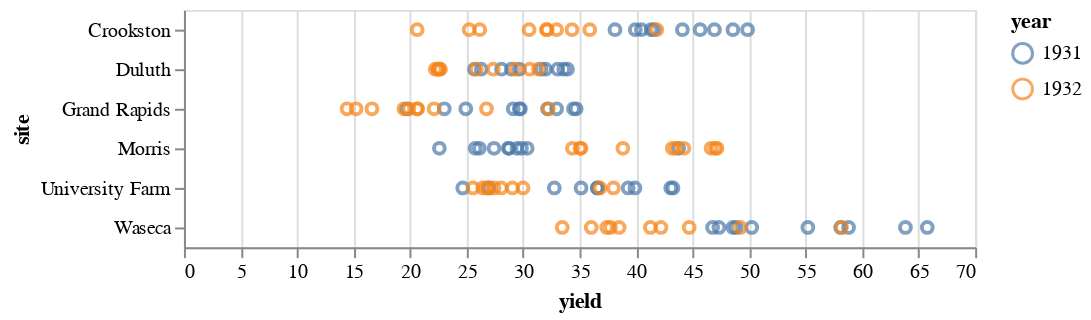

Write notebook code for a chart like this one.
### Markdown cell above
## barley.json

The Becker’s Barley Trellis charts identify an anomoly in a widely used agriculatural dataset, which is called “The Morris Mistake”. It shows that "Morris" is the only site that is the reverse of other panels. It is usually displayed split into the sites, however I will aggregate the sites.

### Code cell
source = vega_datasets.barley()

alt.Chart(source).mark_point().encode(
    x = "yield",
    y = "site",
    color = "year:N"
)

### Figure 1 — Vega-Lite specification as saved in the notebook (floating-point values rounded to 4 significant figures)
{"config": {"view": {"continuousWidth": 400, "continuousHeight": 300}}, "data": {"name": "data-093ece8c35bb2d41094cfb6138ec810b"}, "mark": "point", "encoding": {"color": {"field": "year", "type": "nominal"}, "x": {"field": "yield", "type": "quantitative"}, "y": {"field": "site", "type": "nominal"}}, "$schema": "https://vega.github.io/schema/vega-lite/v4.17.0.json", "datasets": {"data-093ece8c35bb2d41094cfb6138ec810b": [{"yield": 27.0, "variety": "Manchuria", "year": 1931, "site": "University Farm"}, {"yield": 48.87, "variety": "Manchuria", "year": 1931, "site": "Waseca"}, {"yield": 27.43, "variety": "Manchuria", "year": 1931, "site": "Morris"}, {"yield": 39.93, "variety": "Manchuria", "year": 1931, "site": "Crookston"}, {"yield": 32.97, "variety": "Manchuria", "year": 1931, "site": "Grand Rapids"}, {"yield": 28.97, "variety": "Manchuria", "year": 1931, "site": "Duluth"}, {"yield": 43.07, "variety": "Glabron", "year": 1931, "site": "University Farm"}, {"yield": 55.2, "variety": "Glabron", "year": 1931, "site": "Waseca"}, {"yield": 28.77, "variety": "Glabron", "year": 1931, "site": "Morris"}, {"yield": 38.13, "variety": "Glabron", "year": 1931, "site": "Crookston"}, {"yield": 29.13, "variety": "Glabron", "year": 1931, "site": "Grand Rapids"}, {"yield": 29.67, "variety": "Glabron", "year": 1931, "site": "Duluth"}, {"yield": 35.13, "variety": "Svansota", "year": 1931, "site": "University Farm"}, {"yield": 47.33, "variety": "Svansota", "year": 1931, "site": "Waseca"}, {"yield": 25.77, "variety": "Svansota", "year": 1931, "site": "Morris"}, {"yield": 40.47, "variety": "Svansota", "year": 1931, "site": "Crookston"}, {"yield": 29.67, "variety": "Svansota", "year": 1931, "site": "Grand Rapids"}, {"yield": 25.7, "variety": "Svansota", "year": 1931, "site": "Duluth"}, {"yield": 39.9, "variety": "Velvet", "year": 1931, "site": "University Farm"}, {"yield": 50.23, "variety": "Velvet", "year": 1931, "site": "Waseca"}, {"yield": 26.13, "variety": "Velvet", "year": 1931, "site": "Morris"}, {"yield": 41.33, "variety": "Velvet", "year": 1931, "site": "Crookston"}, {"yield": 23.03, "variety": "Velvet", "year": 1931, "site": "Grand Rapids"}, {"yield": 26.3, "variety": "Velvet", "year": 1931, "site": "Duluth"}, {"yield": 36.57, "variety": "Trebi", "year": 1931, "site": "University Farm"}, {"yield": 63.83, "variety": "Trebi", "year": 1931, "site": "Waseca"}, {"yield": 43.77, "variety": "Trebi", "year": 1931, "site": "Morris"}, {"yield": 46.93, "variety": "Trebi", "year": 1931, "site": "Crookston"}, {"yield": 29.77, "variety": "Trebi", "year": 1931, "site": "Grand Rapids"}, {"yield": 33.93, "variety": "Trebi", "year": 1931, "site": "Duluth"}, {"yield": 43.27, "variety": "No. 457", "year": 1931, "site": "University Farm"}, {"yield": 58.1, "variety": "No. 457", "year": 1931, "site": "Waseca"}, {"yield": 28.7, "variety": "No. 457", "year": 1931, "site": "Morris"}, {"yield": 45.67, "variety": "No. 457", "year": 1931, "site": "Crookston"}, {"yield": 32.17, "variety": "No. 457", "year": 1931, "site": "Grand Rapids"}, {"yield": 33.6, "variety": "No. 457", "year": 1931, "site": "Duluth"}, {"yield": 36.6, "variety": "No. 462", "year": 1931, "site": "University Farm"}, {"yield": 65.77, "variety": "No. 462", "year": 1931, "site": "Waseca"}, {"yield": 30.37, "variety": "No. 462", "year": 1931, "site": "Morris"}, {"yield": 48.57, "variety": "No. 462", "year": 1931, "site": "Crookston"}, {"yield": 24.93, "variety": "No. 462", "year": 1931, "site": "Grand Rapids"}, {"yield": 28.1, "variety": "No. 462", "year": 1931, "site": "Duluth"}, {"yield": 32.77, "variety": "Peatland", "year": 1931, "site": "University Farm"}, {"yield": 48.57, "variety": "Peatland", "year": 1931, "site": "Waseca"}, {"yield": 29.87, "variety": "Peatland", "year": 1931, "site": "Morris"}, {"yield": 41.6, "variety": "Peatland", "year": 1931, "site": "Crookston"}, {"yield": 34.7, "variety": "Peatland", "year": 1931, "site": "Grand Rapids"}, {"yield": 32.0, "variety": "Peatland", "year": 1931, "site": "Duluth"}, {"yield": 24.67, "variety": "No. 475", "year": 1931, "site": "University Farm"}, {"yield": 46.77, "variety": "No. 475", "year": 1931, "site": "Waseca"}, {"yield": 22.6, "variety": "No. 475", "year": 1931, "site": "Morris"}, {"yield": 44.1, "variety": "No. 475", "year": 1931, "site": "Crookston"}, {"yield": 19.7, "variety": "No. 475", "year": 1931, "site": "Grand Rapids"}, {"yield": 33.07, "variety": "No. 475", "year": 1931, "site": "Duluth"}, {"yield": 39.3, "variety": "Wisconsin No. 38", "year": 1931, "site": "University Farm"}, {"yield": 58.8, "variety": "Wisconsin No. 38", "year": 1931, "site": "Waseca"}, {"yield": 29.47, "variety": "Wisconsin No. 38", "year": 1931, "site": "Morris"}, {"yield": 49.87, "variety": "Wisconsin No. 38", "year": 1931, "site": "Crookston"}, {"yield": 34.47, "variety": "Wisconsin No. 38", "year": 1931, "site": "Grand Rapids"}, {"yield": 31.6, "variety": "Wisconsin No. 38", "year": 1931, "site": "Duluth"}, {"yield": 26.9, "variety": "Manchuria", "year": 1932, "site": "University Farm"}, {"yield": 33.47, "variety": "Manchuria", "year": 1932, "site": "Waseca"}, {"yield": 34.37, "variety": "Manchuria", "year": 1932, "site": "Morris"}, {"yield": 32.97, "variety": "Manchuria", "year": 1932, "site": "Crookston"}, {"yield": 22.13, "variety": "Manchuria", "year": 1932, "site": "Grand Rapids"}, {"yield": 22.57, "variety": "Manchuria", "year": 1932, "site": "Duluth"}, {"yield": 36.8, "variety": "Glabron", "year": 1932, "site": "University Farm"}, {"yield": 37.73, "variety": "Glabron", "year": 1932, "site": "Waseca"}, {"yield": 35.13, "variety": "Glabron", "year": 1932, "site": "Morris"}, {"yield": 26.17, "variety": "Glabron", "year": 1932, "site": "Crookston"}, {"yield": 14.43, "variety": "Glabron", "year": 1932, "site": "Grand Rapids"}, {"yield": 25.87, "variety": "Glabron", "year": 1932, "site": "Duluth"}, {"yield": 27.43, "variety": "Svansota", "year": 1932, "site": "University Farm"}, {"yield": 38.5, "variety": "Svansota", "year": 1932, "site": "Waseca"}, {"yield": 35.03, "variety": "Svansota", "year": 1932, "site": "Morris"}, {"yield": 20.63, "variety": "Svansota", "year": 1932, "site": "Crookston"}, {"yield": 16.63, "variety": "Svansota", "year": 1932, "site": "Grand Rapids"}, {"yield": 22.23, "variety": "Svansota", "year": 1932, "site": "Duluth"}, {"yield": 26.8, "variety": "Velvet", "year": 1932, "site": "University Farm"}, {"yield": 37.4, "variety": "Velvet", "year": 1932, "site": "Waseca"}, {"yield": 38.83, "variety": "Velvet", "year": 1932, "site": "Morris"}, {"yield": 32.07, "variety": "Velvet", "year": 1932, "site": "Crookston"}, {"yield": 32.23, "variety": "Velvet", "year": 1932, "site": "Grand Rapids"}, {"yield": 22.47, "variety": "Velvet", "year": 1932, "site": "Duluth"}, {"yield": 29.07, "variety": "Trebi", "year": 1932, "site": "University Farm"}, {"yield": 49.23, "variety": "Trebi", "year": 1932, "site": "Waseca"}, {"yield": 46.63, "variety": "Trebi", "year": 1932, "site": "Morris"}, {"yield": 41.83, "variety": "Trebi", "year": 1932, "site": "Crookston"}, {"yield": 20.63, "variety": "Trebi", "year": 1932, "site": "Grand Rapids"}, {"yield": 30.6, "variety": "Trebi", "year": 1932, "site": "Duluth"}, {"yield": 26.43, "variety": "No. 457", "year": 1932, "site": "University Farm"}, {"yield": 42.2, "variety": "No. 457", "year": 1932, "site": "Waseca"}, {"yield": 43.53, "variety": "No. 457", "year": 1932, "site": "Morris"}, {"yield": 34.33, "variety": "No. 457", "year": 1932, "site": "Crookston"}, {"yield": 19.47, "variety": "No. 457", "year": 1932, "site": "Grand Rapids"}, {"yield": 22.7, "variety": "No. 457", "year": 1932, "site": "Duluth"}, {"yield": 25.57, "variety": "No. 462", "year": 1932, "site": "University Farm"}, {"yield": 44.7, "variety": "No. 462", "year": 1932, "site": "Waseca"}, {"yield": 47.0, "variety": "No. 462", "year": 1932, "site": "Morris"}, {"yield": 30.53, "variety": "No. 462", "year": 1932, "site": "Crookston"}, {"yield": 19.9, "variety": "No. 462", "year": 1932, "site": "Grand Rapids"}, {"yield": 22.5, "variety": "No. 462", "year": 1932, "site": "Duluth"}, {"yield": 28.07, "variety": "Peatland", "year": 1932, "site": "University Farm"}, {"yield": 36.03, "variety": "Peatland", "year": 1932, "site": "Waseca"}, {"yield": 43.2, "variety": "Peatland", "year": 1932, "site": "Morris"}, {"yield": 25.23, "variety": "Peatland", "year": 1932, "site": "Crookston"}, {"yield": 26.77, "variety": "Peatland", "year": 1932, "site": "Grand Rapids"}, {"yield": 31.37, "variety": "Peatland", "year": 1932, "site": "Duluth"}, {"yield": 30.0, "variety": "No. 475", "year": 1932, "site": "University Farm"}, {"yield": 41.27, "variety": "No. 475", "year": 1932, "site": "Waseca"}, {"yield": 44.23, "variety": "No. 475", "year": 1932, "site": "Morris"}, {"yield": 32.13, "variety": "No. 475", "year": 1932, "site": "Crookston"}, {"yield": 15.23, "variety": "No. 475", "year": 1932, "site": "Grand Rapids"}, {"yield": 27.37, "variety": "No. 475", "year": 1932, "site": "Duluth"}, {"yield": 38.0, "variety": "Wisconsin No. 38", "year": 1932, "site": "University Farm"}, {"yield": 58.17, "variety": "Wisconsin No. 38", "year": 1932, "site": "Waseca"}, {"yield": 47.17, "variety": "Wisconsin No. 38", "year": 1932, "site": "Morris"}, {"yield": 35.9, "variety": "Wisconsin No. 38", "year": 1932, "site": "Crookston"}, {"yield": 20.67, "variety": "Wisconsin No. 38", "year": 1932, "site": "Grand Rapids"}, {"yield": 29.33, "variety": "Wisconsin No. 38", "year": 1932, "site": "Duluth"}]}}
